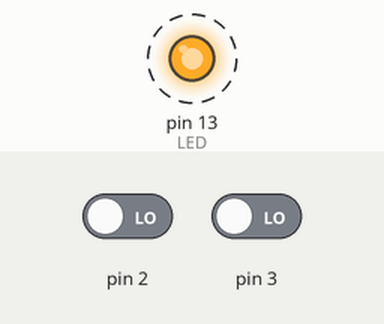
Recording of a sketch running on a simulated Arduino Uno, built with avr-gcc and run on an emulated ATmega328P. On the bench: output pins drawn as LEDs (lit = HIGH). Dashed ring = blinking. The inputs (shaded band) are chosen by the test bench; at power-on: pin 2 LOW, pin 3 LOW. What the sketch prints to the serial monitor is not drawn.

Above: at 1.2 s.
1.3 s: pin 2 driven HIGH
4.3 s: pin 3 driven HIGH
Timing chart, 0 to 13.3 s (numbered marks = the images above; inputs shaded):
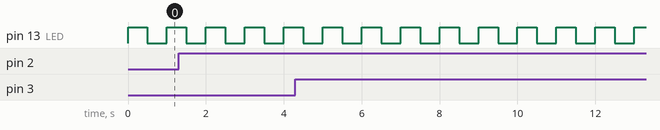

Measured:
- by itself, pin 13 (LED): alternates HIGH for 0.50 s and LOW for 0.50 s

The sketch:

NgatBangNut.ino
```cpp
#define LED 13

void setup() {
  Serial.begin(9600);
  pinMode(LED, OUTPUT);
  attachInterrupt(0, displayMicros, RISING);
  attachInterrupt(1, displayMillis, RISING);
}

void loop() {
  digitalWrite(LED, HIGH);
  delay(500);
  digitalWrite(LED, LOW);
  delay(500);
}

void displayMicros() {
  Serial.write("micros()=");
  Serial.println(micros());
}

void displayMillis() {
  Serial.write("millis()=");
  Serial.println(millis());
}
```
